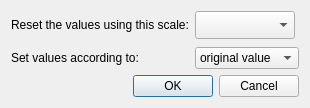
<?xml version="1.0" encoding="UTF-8"?>
<ui version="4.0">
 <class>Dialog</class>
 <widget class="QDialog" name="Dialog">
  <property name="geometry">
   <rect>
    <x>0</x>
    <y>0</y>
    <width>289</width>
    <height>97</height>
   </rect>
  </property>
  <property name="windowTitle">
   <string>Reset to scale</string>
  </property>
  <layout class="QGridLayout" name="gridLayout">
   <item row="3" column="0" colspan="2">
    <widget class="QDialogButtonBox" name="buttonBox">
     <property name="orientation">
      <enum>Qt::Horizontal</enum>
     </property>
     <property name="standardButtons">
      <set>QDialogButtonBox::Cancel|QDialogButtonBox::Ok</set>
     </property>
    </widget>
   </item>
   <item row="0" column="0">
    <widget class="QLabel" name="label">
     <property name="text">
      <string>Reset the values using this scale:</string>
     </property>
    </widget>
   </item>
   <item row="2" column="1">
    <widget class="QComboBox" name="mode_combo">
     <item>
      <property name="text">
       <string>original value</string>
      </property>
     </item>
     <item>
      <property name="text">
       <string>item order</string>
      </property>
     </item>
    </widget>
   </item>
   <item row="2" column="0">
    <widget class="QLabel" name="label_2">
     <property name="text">
      <string>Set values according to:</string>
     </property>
    </widget>
   </item>
   <item row="0" column="1">
    <widget class="QComboBox" name="scale_combo">
     <property name="sizePolicy">
      <sizepolicy hsizetype="Fixed" vsizetype="Fixed">
       <horstretch>0</horstretch>
       <verstretch>0</verstretch>
      </sizepolicy>
     </property>
     <property name="minimumSize">
      <size>
       <width>100</width>
       <height>28</height>
      </size>
     </property>
     <property name="iconSize">
      <size>
       <width>64</width>
       <height>16</height>
      </size>
     </property>
    </widget>
   </item>
   <item row="1" column="0" colspan="2">
    <spacer name="verticalSpacer">
     <property name="orientation">
      <enum>Qt::Vertical</enum>
     </property>
     <property name="sizeType">
      <enum>QSizePolicy::Fixed</enum>
     </property>
     <property name="sizeHint" stdset="0">
      <size>
       <width>20</width>
       <height>2</height>
      </size>
     </property>
    </spacer>
   </item>
  </layout>
 </widget>
 <resources/>
 <connections>
  <connection>
   <sender>buttonBox</sender>
   <signal>accepted()</signal>
   <receiver>Dialog</receiver>
   <slot>accept()</slot>
   <hints>
    <hint type="sourcelabel">
     <x>248</x>
     <y>254</y>
    </hint>
    <hint type="destinationlabel">
     <x>157</x>
     <y>274</y>
    </hint>
   </hints>
  </connection>
  <connection>
   <sender>buttonBox</sender>
   <signal>rejected()</signal>
   <receiver>Dialog</receiver>
   <slot>reject()</slot>
   <hints>
    <hint type="sourcelabel">
     <x>316</x>
     <y>260</y>
    </hint>
    <hint type="destinationlabel">
     <x>286</x>
     <y>274</y>
    </hint>
   </hints>
  </connection>
 </connections>
</ui>
